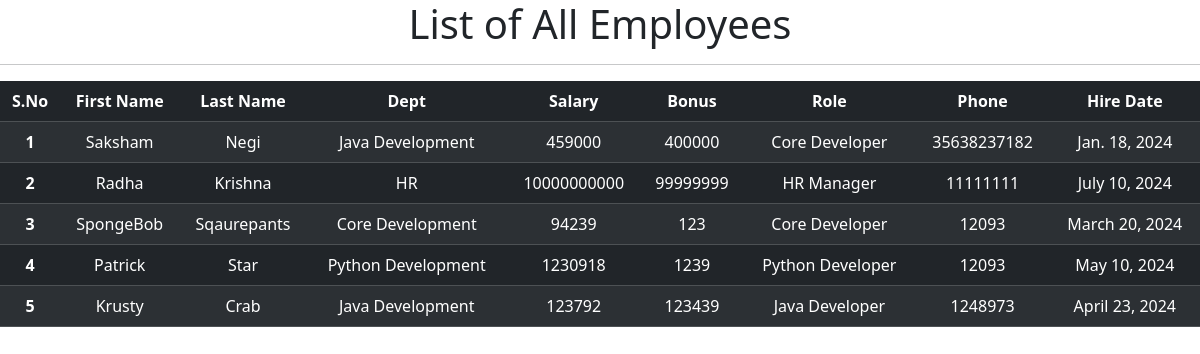
The app's page /all-emp/ with its own data.
### emp_app/models.py (models this page shows, shortened)
class Employee(models.Model):
    first_name = models.CharField(max_length=100,null=False)
    last_name = models.CharField(max_length=100)
    dept = models.ForeignKey(Department, on_delete=models.CASCADE)
    salary = models.IntegerField(default=0)
    bonus = models.IntegerField(default=0)
    role = models.ForeignKey(Role, on_delete=models.CASCADE)
    phone = models.IntegerField(default=0)
    hire_date = models.DateField()

class Department(models.Model):
    name = models.CharField(max_length=100, null=False)
    location = models.CharField(max_length=100)
    def __str__(self):
        return self.name

class Role(models.Model):
    name = models.CharField(max_length=100, null=False)
    def __str__(self):
        return self.name

### emp_app/views.py (the view)
# urls.py: path('all-emp/', views.all_emp, name='all_emp'),
def all_emp(request):
    emps = Employee.objects.all()
    return render(request, "all_emp.html", {'emps':emps})

### templates/all_emp.html
{%extends 'base.html'%}
{%block content%}
<div class="text-center">
    <h1 >List of All Employees</h1>
    <hr>
    <table class="table table-dark table-striped">
        <thead>
          <tr>
            <th scope="col">S.No</th>
            <th scope="col">First Name</th>
            <th scope="col">Last Name</th>
            <th scope="col">Dept</th>
            <th scope="col">Salary</th>
            <th scope="col">Bonus</th>
            <th scope="col">Role</th>
            <th scope="col">Phone</th>
            <th scope="col">Hire Date</th>
          </tr>
        </thead>
        <tbody>
          {%for e in emps%}
          <tr>
            <th scope="row">{{e.id}}</th>
            <td>{{e.first_name}}</td>
            <td>{{e.last_name}}</td>
            <td>{{e.dept}}</td>
            <td>{{e.salary}}</td>
            <td>{{e.bonus}}</td>
            <td>{{e.role}}</td>
            <td>{{e.phone}}</td>
            <td>{{e.hire_date}}</td>
          </tr>
          {%endfor%}
        </tbody>
      </table>
</div>
{%endblock%}

### templates/base.html (shortened to what this page needs)
<!DOCTYPE html>
<html lang="en">
<head>
    <link href="https://cdn.jsdelivr.net/npm/bootstrap@5.3.3/dist/css/bootstrap.min.css" rel="stylesheet">
</head>
<body>
    {%block content%}
    {%endblock%}
</body>
</html>

### records on screen
Employee: id "1", first_name "Saksham", last_name "Negi", dept "Java Development", salary "459000", bonus "400000", role "Core Developer", phone "35638237182", hire_date "Jan. 18, 2024"
Employee: id "2", first_name "Radha", last_name "Krishna", dept "HR", salary "10000000000", bonus "99999999", role "HR Manager", phone "11111111", hire_date "July 10, 2024"
Employee: id "3", first_name "SpongeBob", last_name "Sqaurepants", dept "Core Development", salary "94239", bonus "123", role "Core Developer", phone "12093", hire_date "March 20, 2024"
Employee: id "4", first_name "Patrick", last_name "Star", dept "Python Development", salary "1230918", bonus "1239", role "Python Developer", phone "12093", hire_date "May 10, 2024"
Employee: id "5", first_name "Krusty", last_name "Crab", dept "Java Development", salary "123792", bonus "123439", role "Java Developer", phone "1248973", hire_date "April 23, 2024"
